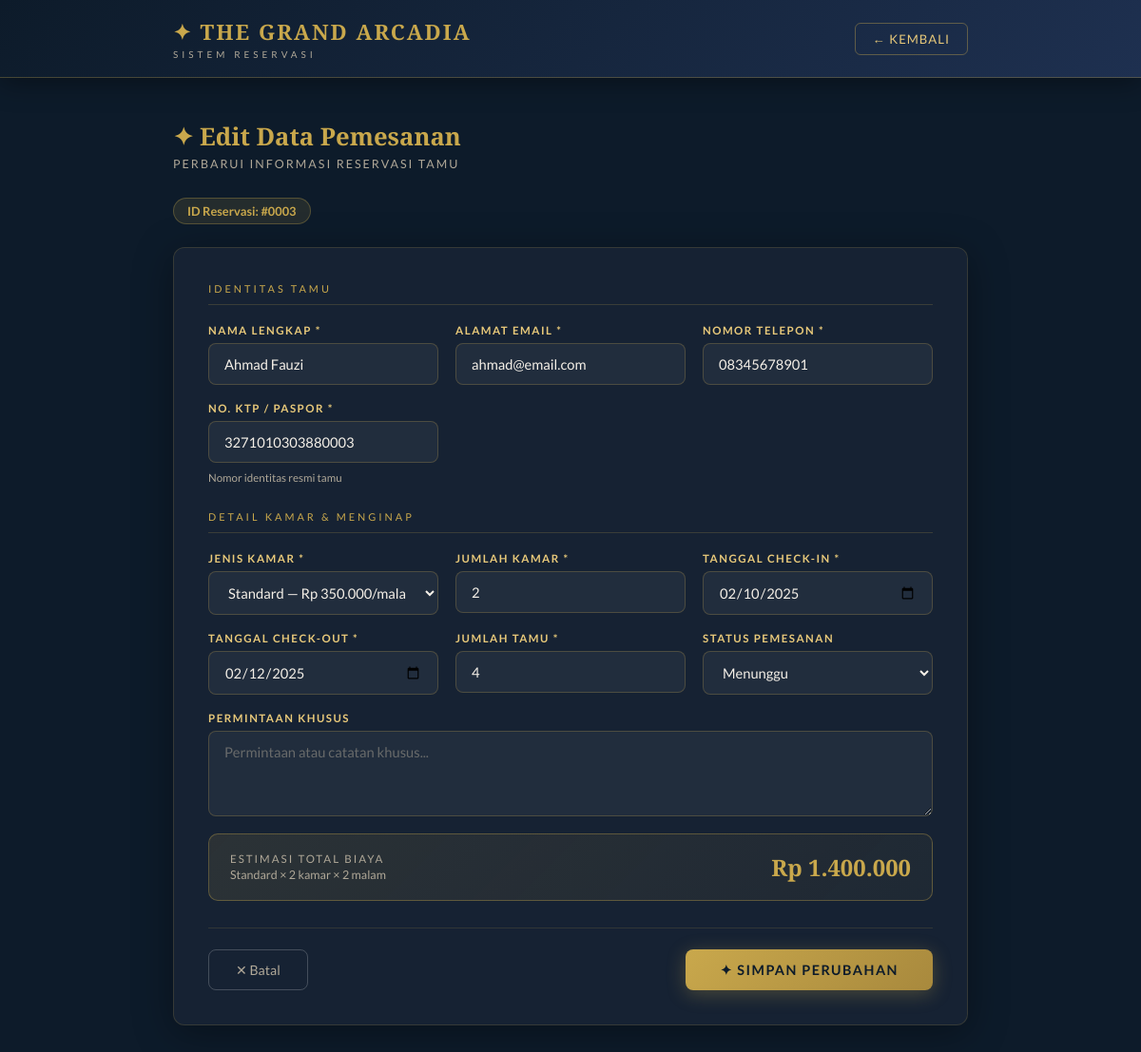
The page /edit.php?id=3 on the database its author committed.
### tables this page shows
CREATE TABLE IF NOT EXISTS pemesanan (
    id              INT AUTO_INCREMENT PRIMARY KEY COMMENT 'ID unik pemesanan',
    nama_tamu       VARCHAR(100)    NOT NULL COMMENT 'Nama lengkap tamu',
    email           VARCHAR(100)    NOT NULL COMMENT 'Email tamu',
    no_telepon      VARCHAR(20)     NOT NULL COMMENT 'Nomor HP/WA tamu',
    no_identitas    VARCHAR(30)     NOT NULL COMMENT 'No. KTP atau Paspor',
    jenis_kamar     VARCHAR(50)     NOT NULL COMMENT 'Jenis kamar yang dipesan',
    jumlah_kamar    INT             NOT NULL DEFAULT 1 COMMENT 'Jumlah kamar',
    tanggal_masuk   DATE            NOT NULL COMMENT 'Tanggal check-in',
    tanggal_keluar  DATE            NOT NULL COMMENT 'Tanggal check-out',
    jumlah_tamu     INT             NOT NULL DEFAULT 1 COMMENT 'Jumlah tamu',
    permintaan      TEXT            COMMENT 'Permintaan atau catatan khusus',
    status          ENUM(
                        'Menunggu',
                        'Dikonfirmasi',
                        'Check-in',
                        'Check-out',
                        'Dibatalkan'
                    ) DEFAULT 'Menunggu' COMMENT 'Status pemesanan',
    total_harga     DECIMAL(15,2)   DEFAULT 0 COMMENT 'Total biaya menginap',
    created_at      TIMESTAMP       DEFAULT CURRENT_TIMESTAMP COMMENT 'Waktu pemesanan dibuat'
);

### edit.php (the view, shortened to what this page needs)
<?php
require_once 'koneksi.php';
$id = (int) $_GET['id'];
$query = "SELECT * FROM pemesanan WHERE id = $id LIMIT 1";
$result = mysqli_query($koneksi, $query);
$data = mysqli_fetch_assoc($result);
$harga_kamar = [
    'Standard'      => 350000,
    'Superior'      => 500000,
    'Deluxe'        => 750000,
    'Junior Suite'  => 1100000,
    'Suite'         => 1800000,
    'Presidential'  => 3500000,
];
?>
<!DOCTYPE html>
<html lang="id">
<head>
</head>
<body>
<header class="site-header">
    <div class="header-inner">
        <div>
            <div class="logo-main">✦ THE GRAND ARCADIA</div>
            <div class="logo-sub">Sistem Reservasi</div>
        </div>
        <a href="index.php" class="back-btn">← Kembali</a>
    </div>
</header>
<main class="container">
    <h1 class="page-title">✦ Edit Data Pemesanan</h1>
    <p class="page-sub">PERBARUI INFORMASI RESERVASI TAMU</p>
    <div class="badge-id">ID Reservasi: #<?= str_pad($id, 4, '0', STR_PAD_LEFT) ?></div>
    <div class="card">
        <form action="edit.php?id=<?= $id ?>" method="POST">
            <div class="section-label">Identitas Tamu</div>
            <div class="form-grid">
                <div class="form-group">
                    <label for="nama_tamu">Nama Lengkap *</label>
                    <input type="text" id="nama_tamu" name="nama_tamu"
                           value="<?= htmlspecialchars($data['nama_tamu']) ?>" required>
                </div>
                <div class="form-group">
                    <label for="email">Alamat Email *</label>
                    <input type="email" id="email" name="email"
                           value="<?= htmlspecialchars($data['email']) ?>" required>
                </div>
                <div class="form-group">
                    <label for="no_telepon">Nomor Telepon *</label>
                    <input type="text" id="no_telepon" name="no_telepon"
                           value="<?= htmlspecialchars($data['no_telepon']) ?>" required>
                </div>
                <div class="form-group">
                    <label for="no_identitas">No. KTP / Paspor *</label>
                    <input type="text" id="no_identitas" name="no_identitas"
                           value="<?= htmlspecialchars($data['no_identitas']) ?>" required>
                    <span class="input-hint">Nomor identitas resmi tamu</span>
                </div>
            </div>
            <div class="section-label">Detail Kamar & Menginap</div>
            <div class="form-grid">
                <div class="form-group">
                    <label for="jenis_kamar">Jenis Kamar *</label>
                    <select id="jenis_kamar" name="jenis_kamar" required onchange="updateHarga()">
                        <?php foreach ($harga_kamar as $jenis => $harga): ?>
                        <option value="<?= $jenis ?>"
                            data-harga="<?= $harga ?>"
                            <?= ($data['jenis_kamar'] == $jenis) ? 'selected' : '' ?>>
                            <?= $jenis ?> — Rp <?= number_format($harga, 0, ',', '.') ?>/malam
                        </option>
                        <?php endforeach; ?>
                    </select>
                </div>
                <div class="form-group">
                    <label for="jumlah_kamar">Jumlah Kamar *</label>
                    <input type="number" id="jumlah_kamar" name="jumlah_kamar"
                           value="<?= $data['jumlah_kamar'] ?>" min="1" max="10" required
                           oninput="updateHarga()">
                </div>
                <div class="form-group">
                    <label for="tanggal_masuk">Tanggal Check-in *</label>
                    <input type="date" id="tanggal_masuk" name="tanggal_masuk"
                           value="<?= $data['tanggal_masuk'] ?>" required
                           oninput="updateHarga()">
                </div>
                <div class="form-group">
                    <label for="tanggal_keluar">Tanggal Check-out *</label>
                    <input type="date" id="tanggal_keluar" name="tanggal_keluar"
                           value="<?= $data['tanggal_keluar'] ?>" required
                           oninput="updateHarga()">
                </div>
                <div class="form-group">
                    <label for="jumlah_tamu">Jumlah Tamu *</label>
                    <input type="number" id="jumlah_tamu" name="jumlah_tamu"
                           value="<?= $data['jumlah_tamu'] ?>" min="1" max="20" required>
                </div>
                <div class="form-group">
                    <label for="status">Status Pemesanan</label>
                    <select id="status" name="status">
                        <?php
                        $statuses = ['Menunggu','Dikonfirmasi','Check-in','Check-out','Dibatalkan'];
                        foreach ($statuses as $s):
                        ?>
                        <option value="<?= $s ?>" <?= ($data['status'] == $s) ? 'selected' : '' ?>>
                            <?= $s ?>
                        </option>
                        <?php endforeach; ?>
                    </select>
                </div>
                <div class="form-group full">
                    <label for="permintaan">Permintaan Khusus</label>
                    <textarea id="permintaan" name="permintaan"
                              placeholder="Permintaan atau catatan khusus..."><?= htmlspecialchars($data['permintaan']) ?></textarea>
                </div>
                <div class="form-group full">
                    <div class="price-preview">
                        <div>
                            <div class="price-label">Estimasi Total Biaya</div>
                            <div style="font-size:0.78rem;color:var(--text-light);margin-top:3px;"
                                 id="detail-harga">Memuat...</div>
                        </div>
                        <div class="price-amount" id="total-harga">Rp 0</div>
                    </div>
                </div>
            </div>
            <div class="form-actions">
                <a href="index.php" class="btn-cancel">✕ Batal</a>
                <button type="submit" class="btn-submit">✦ Simpan Perubahan</button>
            </div>
        </form>
    </div>
</main>
</body>
</html>

### edit.php (style rules this page uses)
:root { --gold: #C9A84C; --gold-light: #E8C97A; --gold-dim: #a8893d; --navy: #0D1B2A; --navy-mid: #162233; --navy-soft: #1E3050; --cream: #F5F0E8; --cream-dark: #E8E0D0; --text-light: #B0A898; --shadow: 0 8px 40px rgba(0,0,0,0.35); --radius: 12px; }
*, *::before, *::after { box-sizing: border-box; margin: 0; padding: 0; }
body { font-family: 'Lato', sans-serif; background-color: var(--navy); color: var(--cream); min-height: 100vh; }
.site-header { background: linear-gradient(135deg, var(--navy) 0%, var(--navy-soft) 100%); border-bottom: 1px solid rgba(201,168,76,0.3); padding: 0; box-shadow: 0 4px 30px rgba(0,0,0,0.4); }
.header-inner { max-width: 900px; margin: 0 auto; padding: 18px 32px; display: flex; align-items: center; justify-content: space-between; }
.logo-main { font-family: 'Playfair Display', serif; font-size: 1.4rem; font-weight: 700; color: var(--gold); letter-spacing: 2px; }
.logo-sub { font-size: 0.62rem; letter-spacing: 4px; text-transform: uppercase; color: var(--text-light); margin-top: 2px; }
.back-btn { background: transparent; border: 1px solid rgba(201,168,76,0.4); color: var(--gold-light); padding: 8px 18px; border-radius: 6px; cursor: pointer; font-size: 0.82rem; letter-spacing: 1px; text-transform: uppercase; transition: all 0.25s; text-decoration: none; }
.container { max-width: 900px; margin: 0 auto; padding: 44px 32px 60px; }
.page-title { font-family: 'Playfair Display', serif; font-size: 1.6rem; color: var(--gold); margin-bottom: 4px; }
.page-sub { font-size: 0.78rem; color: var(--text-light); letter-spacing: 2px; margin-bottom: 28px; }
.badge-id { display: inline-block; background: rgba(201,168,76,0.12); border: 1px solid rgba(201,168,76,0.3); color: var(--gold); padding: 5px 14px; border-radius: 20px; font-size: 0.8rem; font-weight: 700; margin-bottom: 24px; }
.card { background: var(--navy-mid); border: 1px solid rgba(201,168,76,0.18); border-radius: var(--radius); padding: 36px; box-shadow: var(--shadow); }
.section-label { font-size: 0.68rem; letter-spacing: 3px; text-transform: uppercase; color: var(--gold); border-bottom: 1px solid rgba(201,168,76,0.2); padding-bottom: 10px; margin-bottom: 20px; margin-top: 28px; }
.section-label:first-child { margin-top: 0; }
.form-grid { display: grid; grid-template-columns: repeat(auto-fit, minmax(240px, 1fr)); gap: 18px; }
.form-group { display: flex; flex-direction: column; gap: 7px; }
.form-group.full { grid-column: 1 / -1; }
label { font-size: 0.72rem; text-transform: uppercase; letter-spacing: 1.5px; color: var(--gold-light); font-weight: 700; }
input[type="text"], input[type="email"], input[type="number"], input[type="date"], select, textarea { background: rgba(255,255,255,0.05); border: 1px solid rgba(201,168,76,0.25); border-radius: 8px; color: var(--cream); padding: 12px 16px; font-family: 'Lato', sans-serif; font-size: 0.92rem; transition: all 0.25s; outline: none; width: 100%; }
input::placeholder, textarea::placeholder { color: rgba(176,168,152,0.5); }
select option { background: var(--navy-mid); color: var(--cream); }
textarea { resize: vertical; min-height: 90px; }
.price-preview { background: linear-gradient(135deg, rgba(201,168,76,0.12), rgba(201,168,76,0.05)); border: 1px solid rgba(201,168,76,0.35); border-radius: 10px; padding: 18px 22px; display: flex; justify-content: space-between; align-items: center; }
.price-label { font-size: 0.72rem; text-transform: uppercase; letter-spacing: 2px; color: var(--text-light); }
.price-amount { font-family: 'Playfair Display', serif; font-size: 1.5rem; color: var(--gold); font-weight: 600; }
.form-actions { display: flex; justify-content: space-between; gap: 12px; margin-top: 28px; padding-top: 22px; border-top: 1px solid rgba(201,168,76,0.15); }
.btn-cancel { background: transparent; border: 1px solid rgba(255,255,255,0.2); color: var(--text-light); padding: 12px 28px; border-radius: 8px; cursor: pointer; font-family: 'Lato', sans-serif; font-size: 0.88rem; transition: all 0.2s; text-decoration: none; display: inline-flex; align-items: center; }
.btn-submit { background: linear-gradient(135deg, var(--gold), var(--gold-dim)); color: var(--navy); border: none; border-radius: 8px; padding: 12px 36px; font-family: 'Lato', sans-serif; font-size: 0.9rem; font-weight: 700; letter-spacing: 1.5px; text-transform: uppercase; cursor: pointer; transition: all 0.25s; box-shadow: 0 4px 20px rgba(201,168,76,0.3); }
.input-hint { font-size: 0.72rem; color: var(--text-light); margin-top: 2px; }

### rows shown on the page
pemesanan: nama_tamu "Ahmad Fauzi", email "ahmad@email.com", no_telepon "08345678901", no_identitas "3271010303880003", jenis_kamar "Standard — Rp 350.000/malam", jumlah_kamar "2", tanggal_masuk "02/10/2025", tanggal_keluar "02/12/2025", jumlah_tamu "4", status "Menunggu"

### other values the page prints
str_pad($id, 4, '0', STR_PAD_LEFT) "0003"
